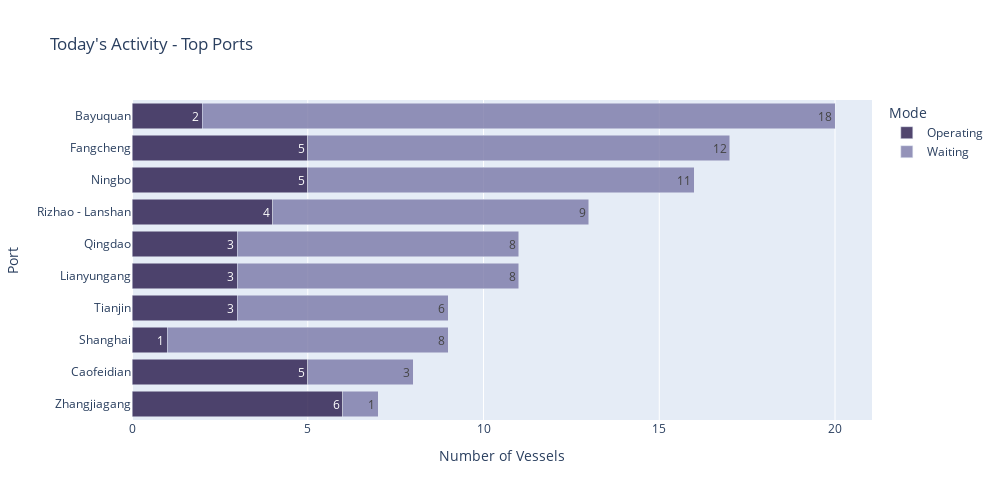

The notebook cell saved with this chart:
### Code cell
colors = ['rgba(38, 24, 74, 0.8)', 'rgba(122, 120, 168, 0.8)']
fig = px.bar(aggregated_df[aggregated_df.port_name_geos.isin(top_10_busy_ports)], 
             y = 'port_name_geos', 
             x = 'num_of_vessels', 
             color= 'Mode', 
             title="Today's Activity - Top Ports", 
             orientation = 'h', 
             color_discrete_sequence = colors, 
             text = 'num_of_vessels', 
             custom_data = ['Mode'])

fig.update_layout(
    width=1000,
    height=500, 
    xaxis_title= 'Number of Vessels', yaxis_title = 'Port', barmode = 'stack', 
    yaxis = {'categoryorder':'total ascending'}
) 

fig.update_traces(hovertemplate = '%{y} <br>%{customdata[0]}: %{x}<extra></extra>')
fig.show()

### Figure 1 — Plotly figure (JSON) as saved in the notebook; plotly's stock layout.template omitted (floating-point values rounded to 4 significant figures)
{"data": [{"alignmentgroup": "True", "customdata": [["Operating"], ["Operating"], ["Operating"], ["Operating"], ["Operating"], ["Operating"], ["Operating"], ["Operating"], ["Operating"], ["Operating"]], "hovertemplate": "%{y} <br>%{customdata[0]}: %{x}<extra></extra>", "legendgroup": "Operating", "marker": {"color": "rgba(38, 24, 74, 0.8)", "pattern": {"shape": ""}}, "name": "Operating", "offsetgroup": "Operating", "orientation": "h", "showlegend": true, "text": [2, 5, 5, 3, 5, 3, 4, 1, 3, 6], "textposition": "auto", "type": "bar", "x": [2, 5, 5, 3, 5, 3, 4, 1, 3, 6], "xaxis": "x", "y": ["Bayuquan", "Caofeidian", "Fangcheng", "Lianyungang", "Ningbo", "Qingdao", "Rizhao - Lanshan", "Shanghai", "Tianjin", "Zhangjiagang"], "yaxis": "y"}, {"alignmentgroup": "True", "customdata": [["Waiting"], ["Waiting"], ["Waiting"], ["Waiting"], ["Waiting"], ["Waiting"], ["Waiting"], ["Waiting"], ["Waiting"], ["Waiting"]], "hovertemplate": "%{y} <br>%{customdata[0]}: %{x}<extra></extra>", "legendgroup": "Waiting", "marker": {"color": "rgba(122, 120, 168, 0.8)", "pattern": {"shape": ""}}, "name": "Waiting", "offsetgroup": "Waiting", "orientation": "h", "showlegend": true, "text": [18, 3, 12, 8, 11, 8, 9, 8, 6, 1], "textposition": "auto", "type": "bar", "x": [18, 3, 12, 8, 11, 8, 9, 8, 6, 1], "xaxis": "x", "y": ["Bayuquan", "Caofeidian", "Fangcheng", "Lianyungang", "Ningbo", "Qingdao", "Rizhao - Lanshan", "Shanghai", "Tianjin", "Zhangjiagang"], "yaxis": "y"}], "layout": {"barmode": "stack", "height": 500, "legend": {"title": {"text": "Mode"}, "tracegroupgap": 0}, "title": {"text": "Today's Activity - Top Ports"}, "width": 1000, "xaxis": {"anchor": "y", "autorange": true, "domain": [0, 1], "range": [0, 21.05], "title": {"text": "Number of Vessels"}, "type": "linear"}, "yaxis": {"anchor": "x", "autorange": true, "categoryorder": "total ascending", "domain": [0, 1], "range": [-0.5, 9.5], "title": {"text": "Port"}, "type": "category"}}}
